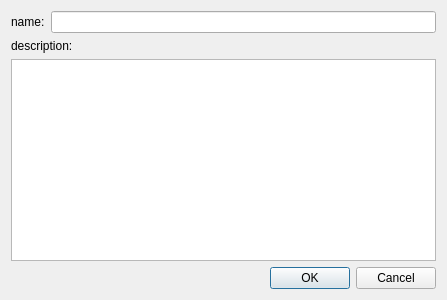
<?xml version="1.0" encoding="UTF-8"?>
<ui version="4.0">
 <class>TrainingView</class>
 <widget class="QDialog" name="TrainingView">
  <property name="geometry">
   <rect>
    <x>0</x>
    <y>0</y>
    <width>447</width>
    <height>300</height>
   </rect>
  </property>
  <property name="windowTitle">
   <string>Training</string>
  </property>
  <layout class="QVBoxLayout" name="verticalLayout_2">
   <item>
    <layout class="QHBoxLayout" name="horizontalLayout">
     <item>
      <widget class="QLabel" name="lblName">
       <property name="text">
        <string>name:</string>
       </property>
      </widget>
     </item>
     <item>
      <widget class="QLineEdit" name="ldtName"/>
     </item>
    </layout>
   </item>
   <item>
    <layout class="QVBoxLayout" name="verticalLayout">
     <item>
      <widget class="QLabel" name="lblDescription">
       <property name="text">
        <string>description:</string>
       </property>
      </widget>
     </item>
     <item>
      <widget class="QPlainTextEdit" name="tdtDescription"/>
     </item>
    </layout>
   </item>
   <item>
    <widget class="QDialogButtonBox" name="buttonBox">
     <property name="orientation">
      <enum>Qt::Horizontal</enum>
     </property>
     <property name="standardButtons">
      <set>QDialogButtonBox::Cancel|QDialogButtonBox::Ok</set>
     </property>
    </widget>
   </item>
  </layout>
 </widget>
 <resources/>
 <connections>
  <connection>
   <sender>buttonBox</sender>
   <signal>accepted()</signal>
   <receiver>TrainingView</receiver>
   <slot>accept()</slot>
   <hints>
    <hint type="sourcelabel">
     <x>248</x>
     <y>254</y>
    </hint>
    <hint type="destinationlabel">
     <x>157</x>
     <y>274</y>
    </hint>
   </hints>
  </connection>
  <connection>
   <sender>buttonBox</sender>
   <signal>rejected()</signal>
   <receiver>TrainingView</receiver>
   <slot>reject()</slot>
   <hints>
    <hint type="sourcelabel">
     <x>316</x>
     <y>260</y>
    </hint>
    <hint type="destinationlabel">
     <x>286</x>
     <y>274</y>
    </hint>
   </hints>
  </connection>
 </connections>
</ui>
